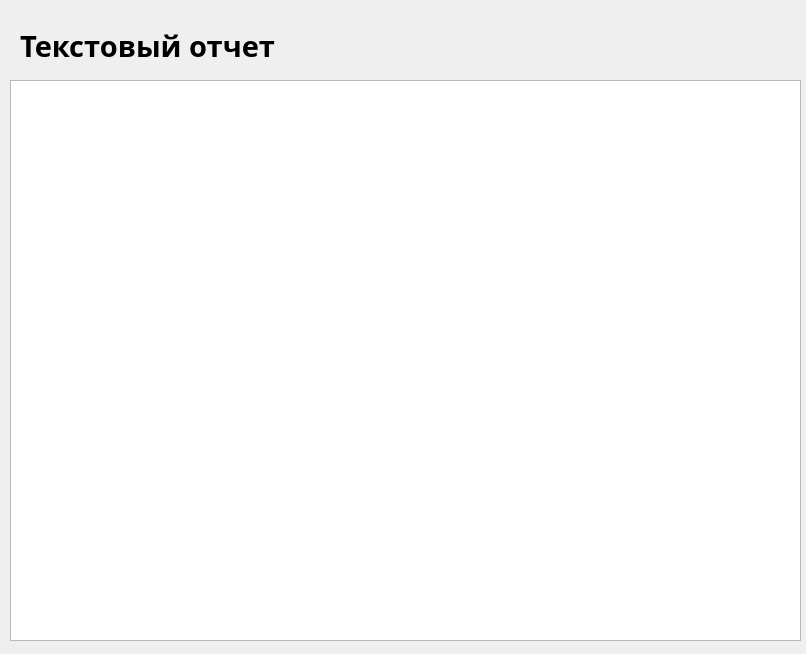
<?xml version="1.0" encoding="UTF-8"?>
<ui version="4.0">
 <class>Dialog</class>
 <widget class="QDialog" name="Dialog">
  <property name="geometry">
   <rect>
    <x>0</x>
    <y>0</y>
    <width>806</width>
    <height>654</height>
   </rect>
  </property>
  <property name="windowTitle">
   <string>Dialog</string>
  </property>
  <widget class="QTableView" name="text_report_view">
   <property name="geometry">
    <rect>
     <x>10</x>
     <y>80</y>
     <width>791</width>
     <height>561</height>
    </rect>
   </property>
  </widget>
  <widget class="QLabel" name="label">
   <property name="geometry">
    <rect>
     <x>20</x>
     <y>10</y>
     <width>781</width>
     <height>71</height>
    </rect>
   </property>
   <property name="font">
    <font>
     <family>HSE Sans Black</family>
     <pointsize>22</pointsize>
     <weight>75</weight>
     <bold>true</bold>
    </font>
   </property>
   <property name="text">
    <string>Текстовый отчет</string>
   </property>
  </widget>
 </widget>
 <resources/>
 <connections/>
</ui>
